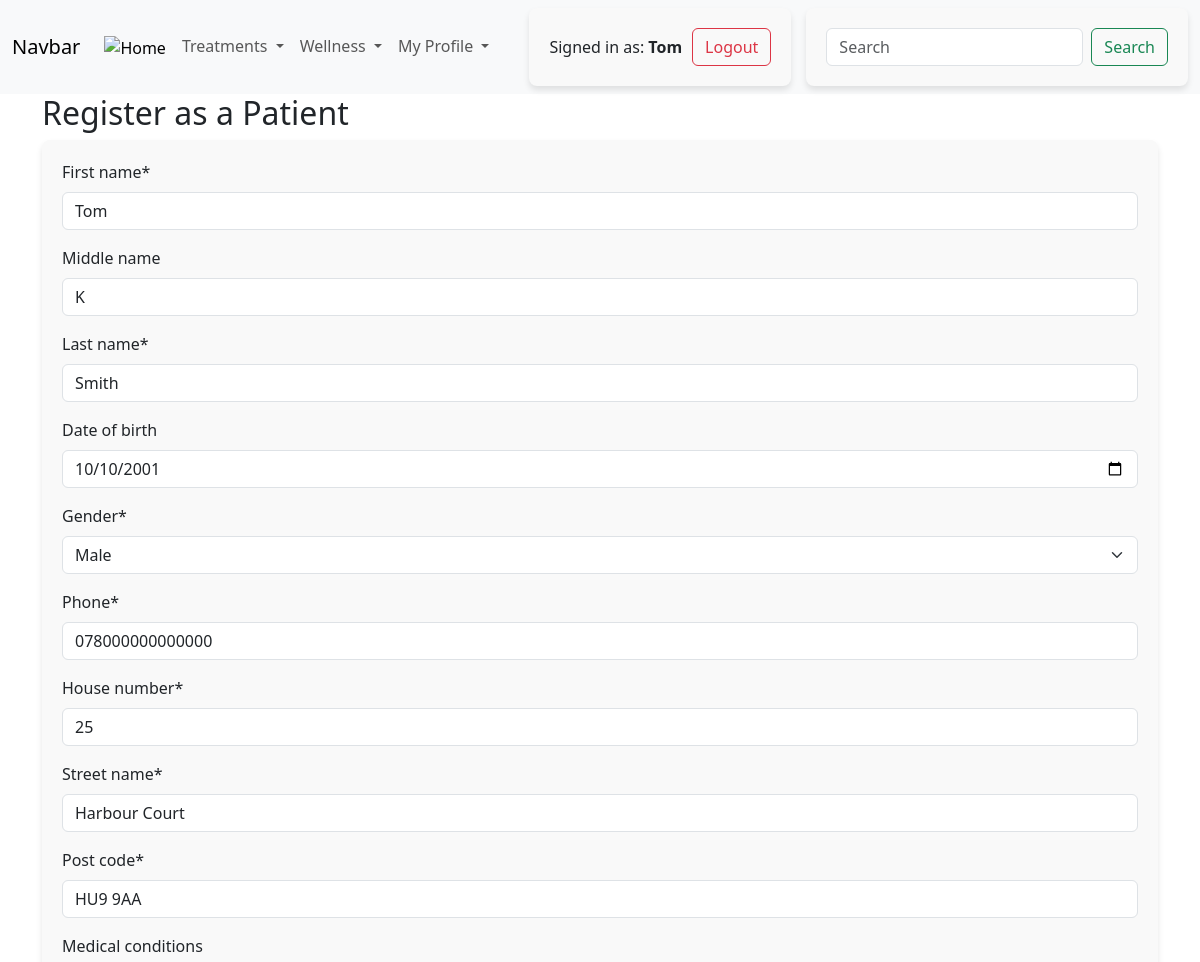
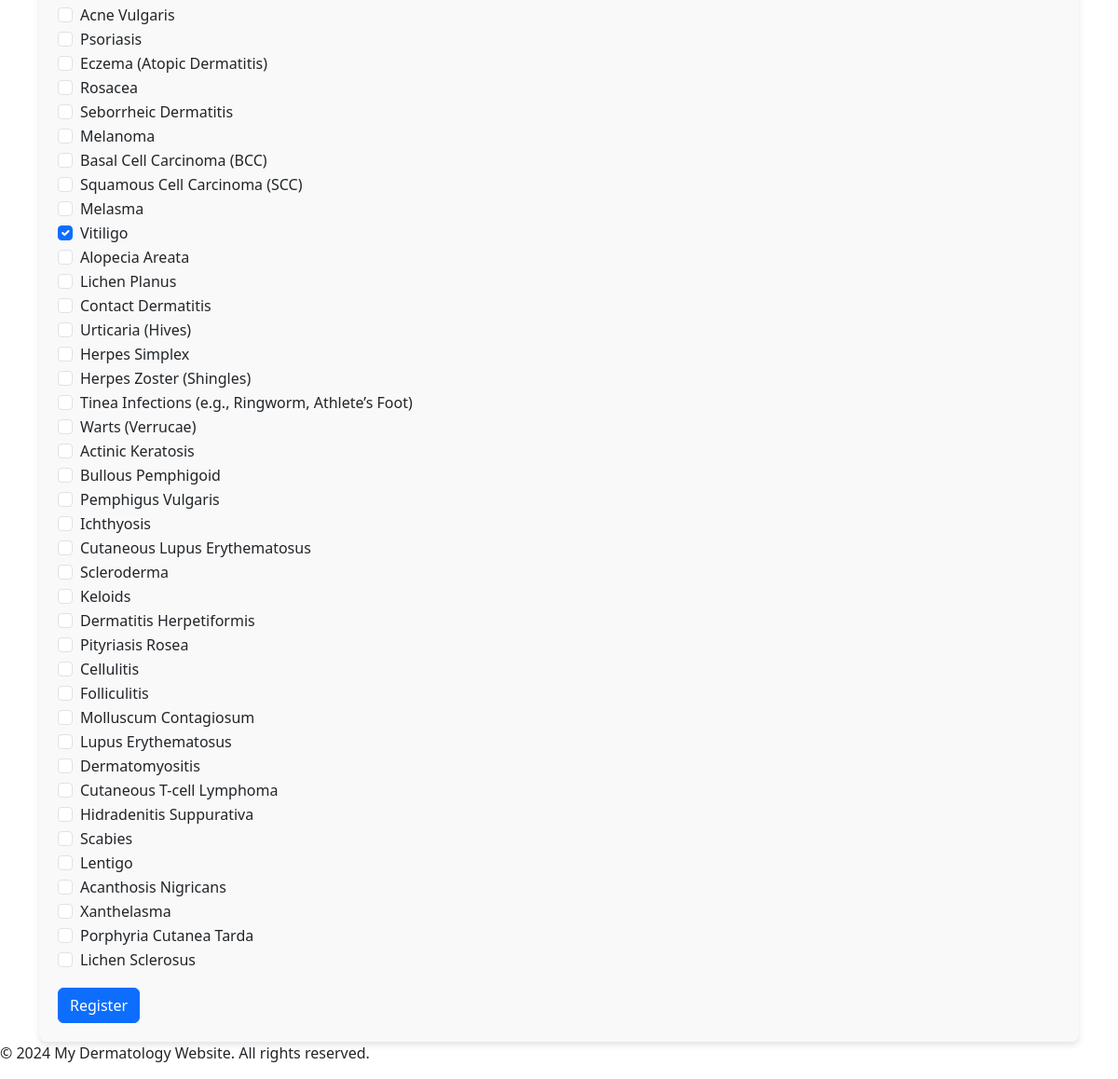
Before: /update-patient/1/ (signed in) with the older database file (2 pictures, top to bottom).
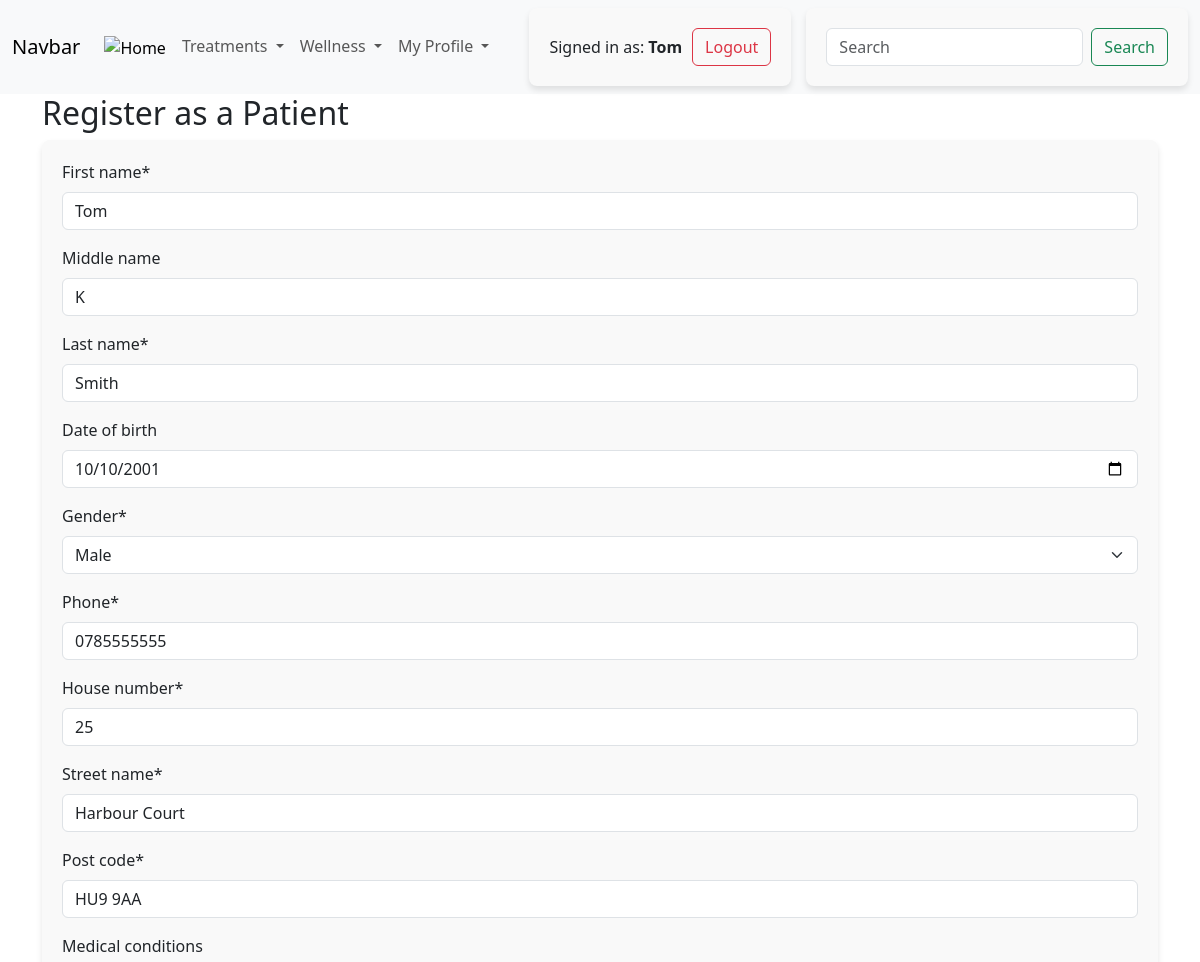
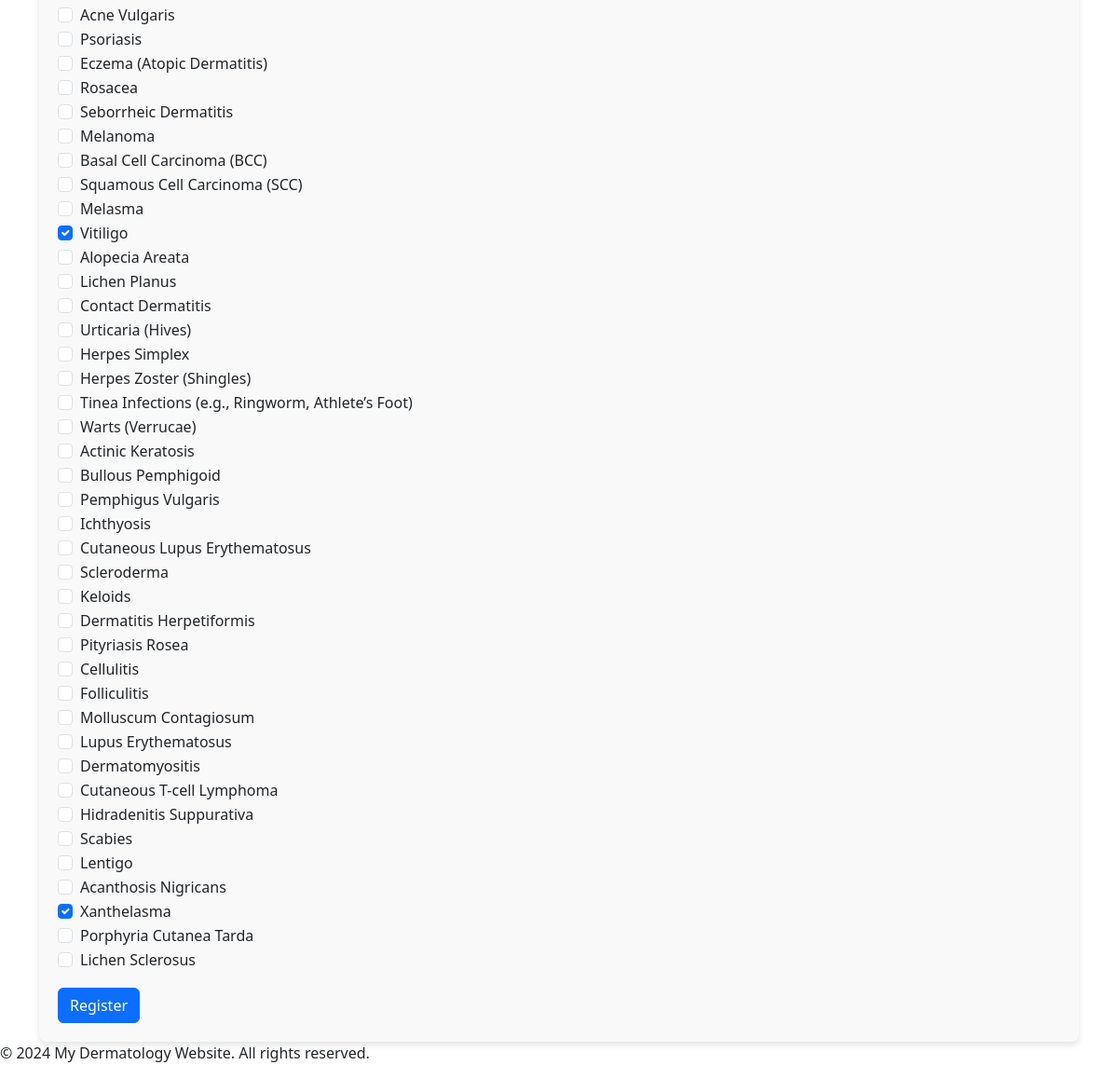
After: the same page with the newer database file (2 pictures, top to bottom).
### client/models.py (models this page shows, shortened)
class Patient(models.Model):
    user = models.OneToOneField(User, on_delete=models.CASCADE)
    first_name = models.CharField(max_length=50)
    middle_name = models.CharField(max_length=50, blank=True, null=True)
    last_name = models.CharField(max_length=50)
    date_of_birth = models.DateField(null=True, blank=True)
    GENDER_CHOICES = [
        ('M', 'Male'),
        ('F', 'Female'),
    ]
    gender = models.CharField(max_length=1, choices=GENDER_CHOICES)
    phone = models.CharField(max_length=15)
    house_number = models.CharField(max_length=10)
    street_name = models.CharField(max_length=100)
    post_code = models.CharField(max_length=10)
    medical_conditions = models.ManyToManyField(MedicalCondition, blank=True)
    date_of_visit = models.DateField(auto_now_add=True)

### client/views.py (the view)
# urls.py: path('update-patient/<int:patient_id>/', views.update_patient, name='update_patient'),
@login_required
def update_patient(request, patient_id):
    patient = get_object_or_404(Patient, id=patient_id, user=request.user)
    if request.method == 'POST':
        form = PatientForm(request.POST, instance=patient)
        if form.is_valid():
            form.save()
            return redirect('my_details')
    else:
        form = PatientForm(instance=patient)
    return render(request, 'client/register_patient.html', {'form': form})

### client/forms.py
class PatientForm(forms.ModelForm):
    class Meta:
        model = Patient
        fields = [
            'first_name', 'middle_name', 'last_name',
            'date_of_birth',  # Single date field for Date of Birth
            'gender', 'phone',
            'house_number', 'street_name', 'post_code',
            'medical_conditions'
        ]
        widgets = {
            'date_of_birth': forms.DateInput(attrs={'type': 'date'}),  # Date selector widget
            'medical_conditions': forms.CheckboxSelectMultiple,  # Multiple checkboxes for medical conditions
        }

### client/models.py (called while the page is built)
    def __str__(self):
        return self.condition_name

### client/templates/client/register_patient.html (shortened to what this page needs)
{% extends 'base.html' %}
{% load crispy_forms_tags %}
{% block content %}
<div class="container">
    <h2>Register as a Patient</h2>
    <form method="POST">
        {{ form|crispy }}
        <button type="submit" class="btn btn-primary">Register</button>
    </form>
</div>
{% endblock %}

Changed rows visible on the page:
changed Patient "Tom": phone "078000000000000" → "0785555555"
Other visible differences:
form field medical_conditions: "☐ ☐ ☐ ☐ ☐ ☐ ☐ ☐ ☐ ☑ ☐ ☐ ☐ ☐ ☐ ☐ ☐ ☐ ☐ ☐ ☐ ☐ ☐ ☐ ☐ ☐ ☐ ☐ ☐ ☐ ☐ ☐ ☐ ☐ ☐ ☐ ☐ ☐ ☐ ☐" → "☐ ☐ ☐ ☐ ☐ ☐ ☐ ☐ ☐ ☑ ☐ ☐ ☐ ☐ ☐ ☐ ☐ ☐ ☐ ☐ ☐ ☐ ☐ ☐ ☐ ☐ ☐ ☐ ☐ ☐ ☐ ☐ ☐ ☐ ☐ ☐ ☐ ☑ ☐ ☐"
